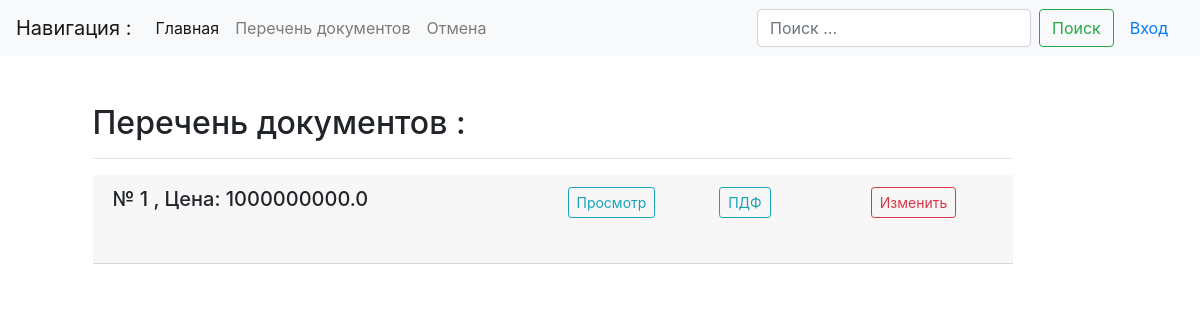
The page /list/ on the database as committed earlier.
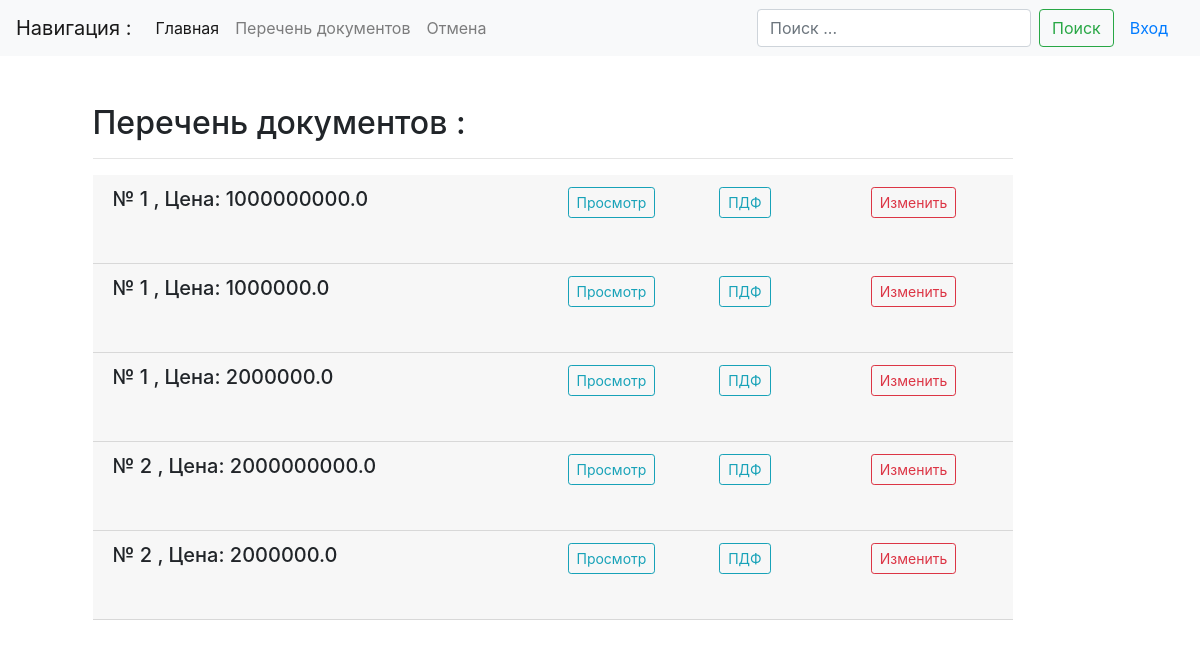
The same page on the database as committed later.
### docslist/models.py (models this page shows, shortened)
class Docs(models.Model):
    num_contract = models.CharField('Номер контракта', max_length=20, db_index=True, default='-')
    title = models.CharField('Наименование объекта', max_length=500, db_index=True, default='-')
    type_doc = models.ForeignKey(TypeDoc, on_delete=models.DO_NOTHING, verbose_name='Документ', default='-')
    year = models.PositiveSmallIntegerField('Год', default='1970')
    c_contract = models.FloatField('Цена контракта, руб.', max_length=50, default=0)
    ini_contract = models.ForeignKey(Initiator, on_delete=models.DO_NOTHING, verbose_name='Инициатор', null=True)
    uch_contract = models.ForeignKey(Contractor, on_delete=models.DO_NOTHING, verbose_name='Подрядчик', null=True)
    in_contract = models.DateField('Дата подписания контракта', default=date.today)
    in_work = models.DateField('Дата начала работ', default=date.today)
    out_work = models.DateField('Дата окончания работ', default=date.today)
    stat_contract = models.ForeignKey(StatusDoc, on_delete=models.DO_NOTHING, verbose_name='Статус', default='-')
    work_contract = models.BooleanField('В работе')
    failures = models.BooleanField('Срыв сроков')
    executed = models.BooleanField('Исполнен')
    file_obj = models.FileField('Файл документа', upload_to='')
    url = models.SlugField(max_length=130, unique=True)
    data_stamp = models.DateTimeField(auto_now_add=True)
    class Meta:
        verbose_name = "Документ"
        verbose_name_plural = "Документы"
        ordering = ('year', 'num_contract',)  # сортировка

### docslist/views.py (the view)
# urls.py: path('list/', DocsView.as_view(), name='docs-list'),
class DocsView(ListView):
    model = Docs
    queryset = Docs.objects.all().filter(work_contract=True).exclude(type_doc=3)
    template_name = 'docslist/docs_list.html'
    paginate_by = 5

### templates/docslist/docs_list.html (shortened to what this page needs)
{% extends "base.html" %}
{% block content %}
<h2 class="mb-3">Перечень документов :</h2><hr>
    {% for doc in docs_list %}
        <div class="card-header">
            <div class="row">
                <div class="col-md-6" >
                    {% if doc.type_doc.id == 1 %}
                        <h5> № {{ doc.num_contract }}  ,  Цена: {{ doc.c_contract}}</h5><br>
                    {% else %}
                        <h7> № {{ doc.num_contract }}  ,  Цена: {{ doc.c_contract}}</h7><br>
                        <h7> {{ doc.name_object }} </h7>
                    {% endif %}
                </div>
                    <div class="col-md-2"><a href="#" class="btn btn-sm btn-outline-info my-2 my-sm-0" role="group" aria-disabled="true">Просмотр</a></div>
                    <div class="col-md-2"><a href="#" class="btn btn-sm btn-outline-info my-2 my-sm-0" role="group" aria-disabled="true">ПДФ</a></div>
                    <div class="col-md-2"><a href="#" class="btn btn-sm btn-outline-danger my-2 my-sm-0" role="group" aria-disabled="true">Изменить</a></div>
            </div>
        </div>
    {% empty %}
        <h1>Список пуст!</h1>
    {% endfor %}
    {% block pagination %}
        {% if is_paginated %}
            {% load bootstrap4 %}
        {% endif %}
    {% endblock pagination%}
{% endblock content %}

### templates/base.html (shortened to what this page needs)
<!DOCTYPE html>
<html lang="ru">
<head>
    <link href="https://stackpath.bootstrapcdn.com/bootstrap/4.3.1/css/bootstrap.min.css" rel="stylesheet">
</head>
<body>
    <nav class="navbar navbar-expand-lg navbar-light bg-light">
      <a class="navbar-brand" href="#">Навигация :</a>
      <div class="collapse navbar-collapse" id="navbarTogglerDemo03">
        <ul class="navbar-nav mr-auto mt-2 mt-lg-0">
          <li class="nav-item active">
            <a class="nav-link" href="{% url 'index' %}">Главная<span class="sr-only">(current)</span></a>
          </li>
          <li class="nav-item">
            <a class="nav-link" href="{% url 'docs-list' %}">Перечень документов</a>
          </li>
          <li class="nav-item">
            <a class="nav-link" href="{% url 'index' %}" tabindex="-1" aria-disabled="true">Отмена </a>
          </li>
        </ul>
        <form class="form-inline my-2 my-lg-0" action="#" method="GET">
          <input class="form-control mr-sm-2" type="text" placeholder="Поиск ..." aria-label="Search" name="q">
          <button class="btn btn-outline-success my-2 my-sm-0" type="submit">Поиск</button>
        </form>
        {% if user.is_authenticated %}
            {% comment %}<a class="nav-item nav-link" href="{% url "profile" %}">Профиль {{ user.username }}</a>{% endcomment %}
            <a class="nav-item nav-link" href="#">Выход</a>
        {% else %}
            <a class="nav-item nav-link" href="#">Вход</a>
        {% endif %}
      </div>
    </nav>
    <div class="container mt-5">
        <div class="row justify-content-lg-center">
            <div class="col-lg-10">
                {% block content %}{% endblock %}
            </div>
            <div class="col-lg-1">
            </div>
        </div>
    </div>
</body>
</html>

Rows that differ between the two databases and show on the page:
added Docs: num_contract "1", c_contract "1000000.0"
added Docs: num_contract "1", c_contract "2000000.0"
added Docs: num_contract "2", c_contract "2000000000.0"
added Docs: num_contract "2", c_contract "2000000.0"
